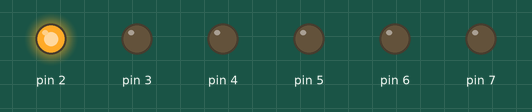
Recording of a sketch running on a simulated Arduino Uno, built with avr-gcc and run on an emulated ATmega328P. Parts: output pins drawn as LEDs (lit = HIGH).

Above: at 0.05 s.
At 0.75 s:
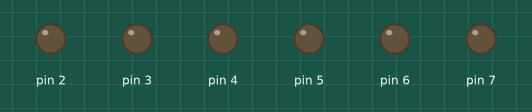
At 1.05 s:
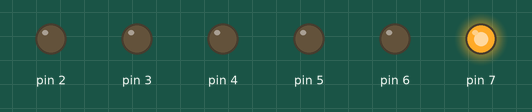
At 1.45 s:
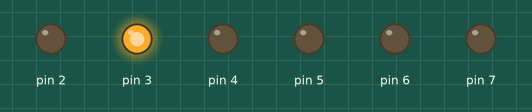
At 2.05 s:
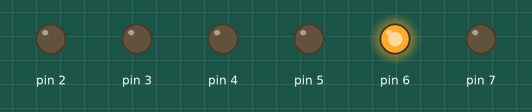
At 2.85 s:
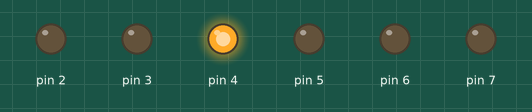
Timing chart, 0 to 3.1 s (numbered marks = the images above):
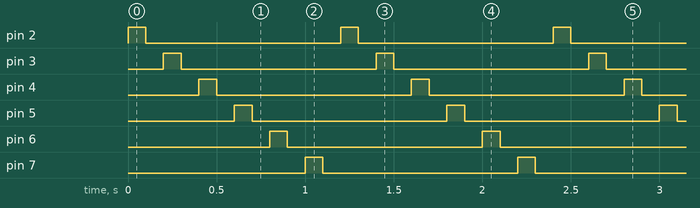

Measured:
- by itself, pin 2–7: alternates HIGH for 0.10 s and LOW for 1.1 s
- by itself, everything shown: repeats every 1.2 s, in 12 steps

The sketch:

LedWaveBetter.ino
```cpp
// Project 2 - Repeating with for Loops
int d = 100;
void setup()
{
  pinMode(2, OUTPUT);
  pinMode(3, OUTPUT);
  pinMode(4, OUTPUT);
  pinMode(5, OUTPUT);
  pinMode(6, OUTPUT);
  pinMode(7, OUTPUT);
}
void loop()
{
  for ( int a = 2; a <= 7 ; a++ )
  {
    digitalWrite(a, HIGH);
    delay(d);
    digitalWrite(a, LOW);
    delay(d);
  }
}
```
